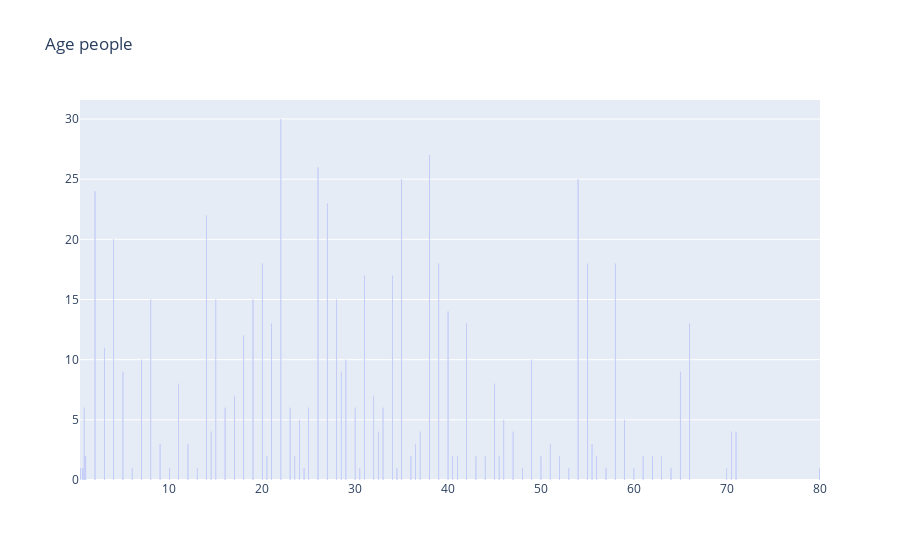

The notebook cell saved with this chart:
### Code cell
layout = go.Layout(title='Age people',)
fig = go.Figure([go.Bar(x=df.Age.unique(),y=df.Age.value_counts(), name='age')], layout=layout)
fig.show()

### Figure 1 — Plotly figure (JSON) as saved in the notebook; plotly's stock layout.template omitted (floating-point values rounded to 4 significant figures)
{"data": [{"name": "age", "type": "bar", "x": [22, 38, 26, 35, null, 54, 2, 27, 14, 4, 58, 20, 39, 55, 31, 34, 15, 28, 8, 19, 40, 66, 42, 21, 18, 3, 7, 49, 29, 65, 28.5, 5, 11, 45, 17, 32, 16, 25, 0.83, 30, 33, 23, 24, 46, 59, 71, 37, 47, 14.5, 70.5, 32.5, 12, 9, 36.5, 51, 55.5, 40.5, 44, 1, 61, 56, 50, 36, 45.5, 20.5, 62, 41, 52, 63, 23.5, 0.92, 43, 60, 10, 64, 13, 48, 0.75, 53, 57, 80, 70, 24.5, 6, 0.67, 30.5, 0.42, 34.5, 74], "y": [30, 27, 26, 25, 25, 25, 24, 23, 22, 20, 18, 18, 18, 18, 17, 17, 15, 15, 15, 15, 14, 13, 13, 13, 12, 11, 10, 10, 10, 9, 9, 9, 8, 8, 7, 7, 6, 6, 6, 6, 6, 6, 5, 5, 5, 4, 4, 4, 4, 4, 4, 3, 3, 3, 3, 3, 2, 2, 2, 2, 2, 2, 2, 2, 2, 2, 2, 2, 2, 2, 2, 2, 1, 1, 1, 1, 1, 1, 1, 1, 1, 1, 1, 1, 1, 1, 1, 1]}], "layout": {"title": {"text": "Age people"}}}
